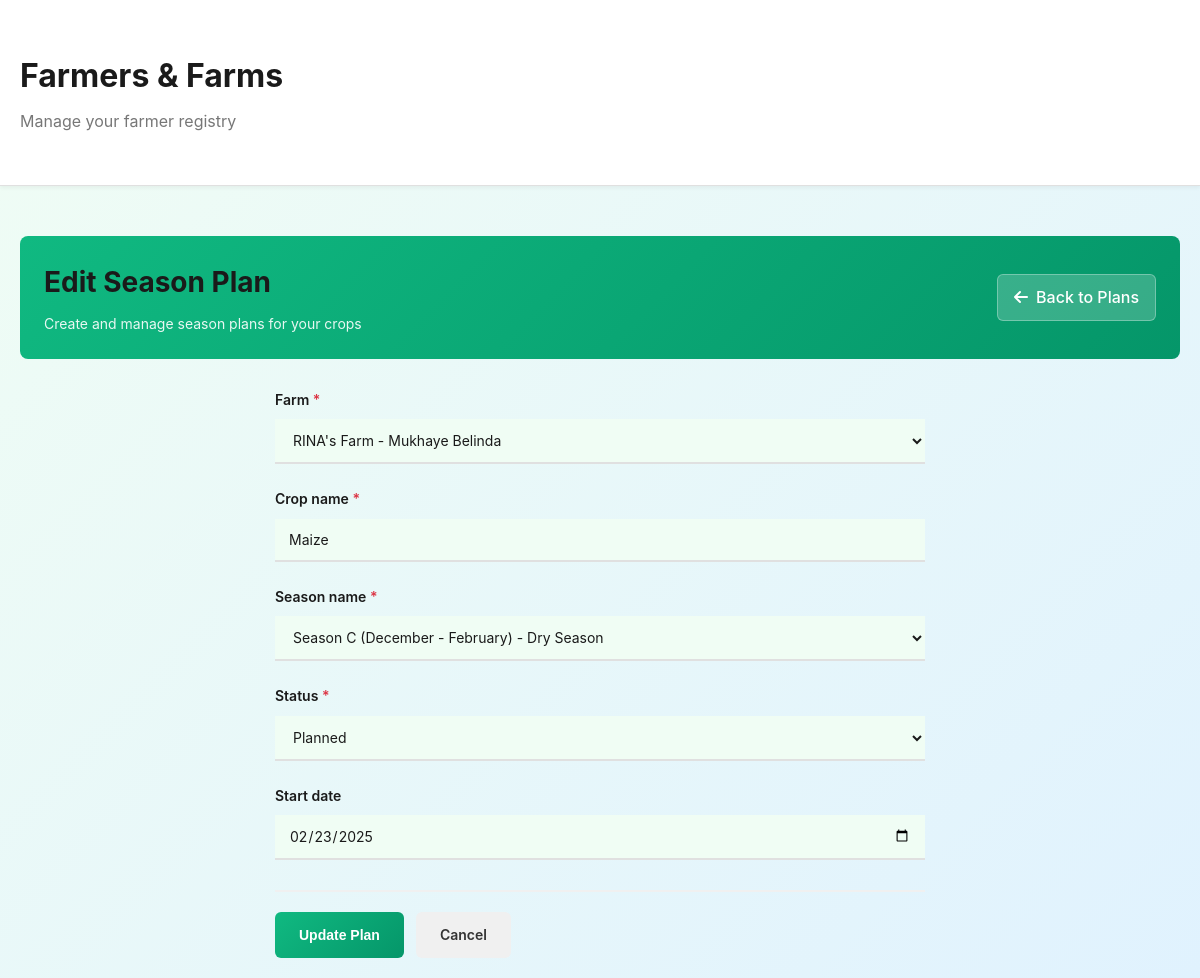
The app's page /seasonplans/1/edit/ with its own data.
### farmcore/models.py (models this page shows, shortened)
class SeasonPlan(models.Model):
    SEASON_CHOICES = [
        ('season_a', 'Season A (March - July) - Long Rains'),
        ('season_b', 'Season B (August - November) - Short Rains'),
        ('season_c', 'Season C (December - February) - Dry Season'),
    ]
    STATUS_CHOICES = [
        ('is_active', 'Is Active'),
        ('completed', 'Completed'),
        ('planned', 'Planned'),
    ]
    farm = models.ForeignKey(Farm, on_delete=models.CASCADE)
    crop_name = models.CharField(max_length=100)
    season_name = models.CharField(max_length=100, choices=SEASON_CHOICES)
    status = models.CharField(max_length=20, choices=STATUS_CHOICES, default='planned')
    start_date = models.DateField(null=True, blank=True)

### farmcore/views.py (the view)
# urls.py: path("seasonplans/<int:pk>/edit/", views.seasonplan_edit, name="seasonplan_edit"),
def seasonplan_edit(request, pk):
    plan = SeasonPlan.objects.get(id=pk)
    form = SeasonPlanForm(instance=plan)
    planned_count = PlannedActivity.objects.filter(season_plan=plan).count()
    completed_count = ActualActivity.objects.filter(season_plan=plan).count()
    if request.method == "POST":
        form = SeasonPlanForm(request.POST, instance=plan)
        if form.is_valid():
            form.save()
            return redirect("seasonplan_list")
    return render(request, "seasonplan_form.html", {
        "form": form,
        "title": "Edit Season Plan",
        "plan": plan,
    })

### farmcore/forms.py
class SeasonPlanForm(forms.ModelForm):
    class Meta:
        model = SeasonPlan
        fields = ['farm', 'crop_name', 'season_name', 'status', 'start_date']
        widgets = {
            'start_date': forms.DateInput(attrs={'type': 'date', 'class': 'form-control'}),
        }

### farmcore/models.py (called while the page is built)
    def __str__(self):
        return f"{self.farmer.name}'s Farm - {self.name}"

### farmcore/templates/seasonplan_form.html (shortened to what this page needs)
{% extends "base.html" %}
{% block content %}
<link rel="stylesheet" href="https://cdnjs.cloudflare.com/ajax/libs/font-awesome/6.0.0/css/all.min.css">
<div class="page-header">
    <div class="page-header-content">
        <h1>{{ title }}</h1>
        <p>Create and manage season plans for your crops</p>
    </div>
    <a href="{% url 'seasonplan_list' %}" class="back-button">
        <i class="fas fa-arrow-left"></i> Back to Plans
    </a>
</div>
<div class="form-wrapper">
    <form method="POST">
        {% for field in form %}
        <div class="form-group">
            <label for="{{ field.id_for_label }}">
                {{ field.label }}
                {% if field.field.required %}<span style="color: #dc3545;">*</span>{% endif %}
            </label>
            {{ field }}
        </div>
        {% endfor %}
        <div class="button-group">
            <button type="submit" class="btn btn-primary">
                {% if plan %}Update Plan{% else %}Create Plan{% endif %}
            </button>
            <a href="{% url 'seasonplan_list' %}" class="btn btn-secondary">Cancel</a>
        </div>
    </form>
</div>
{% endblock %}

### farmcore/templates/base.html (style rules this page uses)
* { margin: 0; padding: 0; box-sizing: border-box; }
body { font-family: -apple-system, BlinkMacSystemFont, 'Segoe UI', Roboto, Oxygen, Ubuntu, Cantarell, sans-serif; background-color: #f5f5f5; color: #333; line-height: 1.6; }
h1 { font-size: 32px; font-weight: 700; margin-bottom: 8px; color: #1a1a1a; }
.btn { padding: 10px 20px; border: none; border-radius: 6px; font-size: 14px; font-weight: 500; cursor: pointer; text-decoration: none; display: inline-block; transition: all 0.2s; text-align: center; }
.btn-primary { background-color: #10b981; color: white; }
.btn-secondary { background-color: #f0f0f0; color: #333; }
.form-group { margin-bottom: 20px; }
label { display: block; font-weight: 500; margin-bottom: 8px; font-size: 14px; color: #333; }
input, select, textarea { width: 100%; padding: 10px 12px; border: 1px solid #ddd; border-radius: 6px; font-size: 14px; font-family: inherit; transition: border-color 0.2s; }
.button-group { display: flex; gap: 12px; margin-top: 12px; }

### farmcore/templates/seasonplan_form.html (style rules this page uses)
body { background: linear-gradient(135deg, #f0fdf4 0%, #e0f2fe 100%); min-height: 100vh; }
.page-header { display: flex; justify-content: space-between; align-items: center; margin-bottom: 30px; padding: 24px; background: linear-gradient(135deg, #10b981 0%, #059669 100%); border-radius: 8px; color: white; }
.page-header-content h1 { font-size: 28px; font-weight: 700; margin: 0 0 8px 0; }
.page-header-content p { margin: 0; opacity: 0.9; font-size: 14px; }
.back-button { display: inline-flex; align-items: center; gap: 8px; background: rgba(255, 255, 255, 0.2); color: white; padding: 10px 16px; border-radius: 6px; text-decoration: none; font-weight: 500; transition: all 0.3s; border: 1px solid rgba(255, 255, 255, 0.3); }
.form-wrapper { max-width: 650px; margin: 0 auto; }
.form-group { margin-bottom: 24px; }
.form-group label { display: block; font-weight: 600; color: #1a1a1a; margin-bottom: 8px; font-size: 14px; }
.form-group input, .form-group select, .form-group textarea { width: 100%; padding: 12px 14px; border: none; border-bottom: 2px solid #e0e0e0; border-radius: 0; font-size: 14px; font-family: inherit; transition: all 0.3s; background-color: #f0fdf4; color: #1a1a1a; }
.form-group input::placeholder, .form-group select::placeholder, .form-group textarea::placeholder { color: #999; }
.button-group { display: flex; gap: 12px; margin-top: 30px; padding-top: 20px; border-top: 2px solid #f0f0f0; }
.btn { padding: 12px 24px; border: none; border-radius: 6px; font-size: 14px; font-weight: 600; cursor: pointer; text-decoration: none; display: inline-block; transition: all 0.3s; }
.btn-primary { background: linear-gradient(135deg, #10b981 0%, #059669 100%); color: white; }
.btn-secondary { background: #f0f0f0; color: #333; }

### records on screen
SeasonPlan: form "RINA's Farm - Mukhaye Belinda" "Maize" "Season C (December - February) - Dry Season" "Planned" "02/23/2025"

### other values on screen
{{ title }} "Edit Season Plan"
{{ field.label }} "Farm" "Crop name" "Season name" "Status" "Start date"
